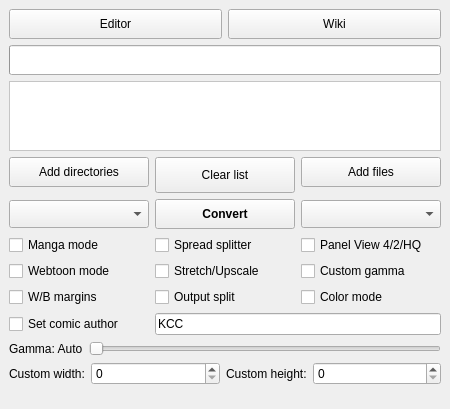
<?xml version="1.0" encoding="UTF-8"?>
<ui version="4.0">
 <class>mainWindow</class>
 <widget class="QMainWindow" name="mainWindow">
  <property name="geometry">
   <rect>
    <x>0</x>
    <y>0</y>
    <width>450</width>
    <height>400</height>
   </rect>
  </property>
  <property name="sizePolicy">
   <sizepolicy hsizetype="Preferred" vsizetype="Fixed">
    <horstretch>0</horstretch>
    <verstretch>0</verstretch>
   </sizepolicy>
  </property>
  <property name="windowTitle">
   <string>Kindle Comic Converter</string>
  </property>
  <property name="windowIcon">
   <iconset resource="KCC.qrc">
    <normaloff>:/Icon/icons/comic2ebook.png</normaloff>:/Icon/icons/comic2ebook.png</iconset>
  </property>
  <widget class="QWidget" name="centralWidget">
   <layout class="QGridLayout" name="gridLayout">
    <property name="bottomMargin">
     <number>5</number>
    </property>
    <item row="0" column="0" colspan="2">
     <widget class="QWidget" name="toolWidget" native="true">
      <layout class="QHBoxLayout" name="horizontalLayout">
       <property name="leftMargin">
        <number>0</number>
       </property>
       <property name="topMargin">
        <number>0</number>
       </property>
       <property name="rightMargin">
        <number>0</number>
       </property>
       <property name="bottomMargin">
        <number>0</number>
       </property>
       <item>
        <widget class="QPushButton" name="editorButton">
         <property name="minimumSize">
          <size>
           <width>0</width>
           <height>30</height>
          </size>
         </property>
         <property name="toolTip">
          <string>&lt;html&gt;&lt;head/&gt;&lt;body&gt;&lt;p style='white-space:pre'&gt;Shift+Click to edit directory.&lt;/p&gt;&lt;/body&gt;&lt;/html&gt;</string>
         </property>
         <property name="text">
          <string>Editor</string>
         </property>
         <property name="icon">
          <iconset resource="KCC.qrc">
           <normaloff>:/Other/icons/editor.png</normaloff>:/Other/icons/editor.png</iconset>
         </property>
        </widget>
       </item>
       <item>
        <widget class="QPushButton" name="wikiButton">
         <property name="minimumSize">
          <size>
           <width>0</width>
           <height>30</height>
          </size>
         </property>
         <property name="text">
          <string>Wiki</string>
         </property>
         <property name="icon">
          <iconset resource="KCC.qrc">
           <normaloff>:/Other/icons/wiki.png</normaloff>:/Other/icons/wiki.png</iconset>
         </property>
        </widget>
       </item>
      </layout>
     </widget>
    </item>
    <item row="6" column="0" colspan="2">
     <widget class="QWidget" name="customWidget" native="true">
      <property name="visible">
       <bool>false</bool>
      </property>
      <layout class="QGridLayout" name="gridLayout_3">
       <property name="leftMargin">
        <number>0</number>
       </property>
       <property name="topMargin">
        <number>0</number>
       </property>
       <property name="rightMargin">
        <number>0</number>
       </property>
       <property name="bottomMargin">
        <number>0</number>
       </property>
       <item row="0" column="2">
        <widget class="QLabel" name="hLabel">
         <property name="sizePolicy">
          <sizepolicy hsizetype="Fixed" vsizetype="Preferred">
           <horstretch>0</horstretch>
           <verstretch>0</verstretch>
          </sizepolicy>
         </property>
         <property name="toolTip">
          <string>&lt;html&gt;&lt;head/&gt;&lt;body&gt;&lt;p style='white-space:pre'&gt;Resolution of the target device.&lt;/p&gt;&lt;/body&gt;&lt;/html&gt;</string>
         </property>
         <property name="text">
          <string>Custom height:</string>
         </property>
        </widget>
       </item>
       <item row="0" column="1">
        <widget class="QSpinBox" name="widthBox">
         <property name="toolTip">
          <string>&lt;html&gt;&lt;head/&gt;&lt;body&gt;&lt;p style='white-space:pre'&gt;Resolution of the target device.&lt;/p&gt;&lt;/body&gt;&lt;/html&gt;</string>
         </property>
         <property name="maximum">
          <number>2160</number>
         </property>
        </widget>
       </item>
       <item row="0" column="0">
        <widget class="QLabel" name="wLabel">
         <property name="sizePolicy">
          <sizepolicy hsizetype="Fixed" vsizetype="Preferred">
           <horstretch>0</horstretch>
           <verstretch>0</verstretch>
          </sizepolicy>
         </property>
         <property name="toolTip">
          <string>&lt;html&gt;&lt;head/&gt;&lt;body&gt;&lt;p style='white-space:pre'&gt;Resolution of the target device.&lt;/p&gt;&lt;/body&gt;&lt;/html&gt;</string>
         </property>
         <property name="text">
          <string>Custom width:</string>
         </property>
        </widget>
       </item>
       <item row="0" column="3">
        <widget class="QSpinBox" name="heightBox">
         <property name="toolTip">
          <string>&lt;html&gt;&lt;head/&gt;&lt;body&gt;&lt;p style='white-space:pre'&gt;Resolution of the target device.&lt;/p&gt;&lt;/body&gt;&lt;/html&gt;</string>
         </property>
         <property name="maximum">
          <number>3840</number>
         </property>
        </widget>
       </item>
      </layout>
     </widget>
    </item>
    <item row="3" column="0" colspan="2">
     <widget class="QWidget" name="buttonWidget" native="true">
      <property name="sizePolicy">
       <sizepolicy hsizetype="Preferred" vsizetype="Fixed">
        <horstretch>0</horstretch>
        <verstretch>0</verstretch>
       </sizepolicy>
      </property>
      <layout class="QGridLayout" name="gridLayout_4">
       <property name="leftMargin">
        <number>0</number>
       </property>
       <property name="topMargin">
        <number>0</number>
       </property>
       <property name="rightMargin">
        <number>0</number>
       </property>
       <property name="bottomMargin">
        <number>0</number>
       </property>
       <item row="0" column="0">
        <widget class="QPushButton" name="directoryButton">
         <property name="minimumSize">
          <size>
           <width>0</width>
           <height>30</height>
          </size>
         </property>
         <property name="toolTip">
          <string>&lt;html&gt;&lt;head/&gt;&lt;body&gt;&lt;p style='white-space:pre'&gt;Add directory containing JPG, PNG or GIF files to queue.&lt;br/&gt;&lt;span style=&quot; font-weight:600;&quot;&gt;CBR, CBZ and CB7 files inside will not be processed!&lt;/span&gt;&lt;/p&gt;&lt;/body&gt;&lt;/html&gt;</string>
         </property>
         <property name="text">
          <string>Add directories</string>
         </property>
         <property name="icon">
          <iconset resource="KCC.qrc">
           <normaloff>:/Other/icons/folder_new.png</normaloff>:/Other/icons/folder_new.png</iconset>
         </property>
        </widget>
       </item>
       <item row="2" column="2">
        <widget class="QPushButton" name="convertButton">
         <property name="minimumSize">
          <size>
           <width>0</width>
           <height>30</height>
          </size>
         </property>
         <property name="font">
          <font>
           <weight>75</weight>
           <bold>true</bold>
          </font>
         </property>
         <property name="toolTip">
          <string>&lt;html&gt;&lt;head/&gt;&lt;body&gt;&lt;p style='white-space:pre'&gt;Shift+Click to select the output directory.&lt;/p&gt;&lt;/body&gt;&lt;/html&gt;</string>
         </property>
         <property name="text">
          <string>Convert</string>
         </property>
         <property name="icon">
          <iconset resource="KCC.qrc">
           <normaloff>:/Other/icons/convert.png</normaloff>:/Other/icons/convert.png</iconset>
         </property>
        </widget>
       </item>
       <item row="2" column="0">
        <widget class="QComboBox" name="deviceBox">
         <property name="minimumSize">
          <size>
           <width>0</width>
           <height>28</height>
          </size>
         </property>
         <property name="toolTip">
          <string>&lt;html&gt;&lt;head/&gt;&lt;body&gt;&lt;p style='white-space:pre'&gt;Target device.&lt;/p&gt;&lt;/body&gt;&lt;/html&gt;</string>
         </property>
         <property name="sizeAdjustPolicy">
          <enum>QComboBox::AdjustToMinimumContentsLength</enum>
         </property>
        </widget>
       </item>
       <item row="2" column="3">
        <widget class="QComboBox" name="formatBox">
         <property name="minimumSize">
          <size>
           <width>0</width>
           <height>28</height>
          </size>
         </property>
         <property name="toolTip">
          <string>&lt;html&gt;&lt;head/&gt;&lt;body&gt;&lt;p style='white-space:pre'&gt;Output format.&lt;/p&gt;&lt;/body&gt;&lt;/html&gt;</string>
         </property>
         <property name="sizeAdjustPolicy">
          <enum>QComboBox::AdjustToMinimumContentsLength</enum>
         </property>
        </widget>
       </item>
       <item row="0" column="3">
        <widget class="QPushButton" name="fileButton">
         <property name="minimumSize">
          <size>
           <width>0</width>
           <height>30</height>
          </size>
         </property>
         <property name="toolTip">
          <string>&lt;html&gt;&lt;head/&gt;&lt;body&gt;&lt;p style='white-space:pre'&gt;Add CBR, CBZ, CB7 or PDF files to queue.&lt;/p&gt;&lt;/body&gt;&lt;/html&gt;</string>
         </property>
         <property name="text">
          <string>Add files</string>
         </property>
         <property name="icon">
          <iconset resource="KCC.qrc">
           <normaloff>:/Other/icons/document_new.png</normaloff>:/Other/icons/document_new.png</iconset>
         </property>
        </widget>
       </item>
       <item row="0" column="2" rowspan="2">
        <widget class="QPushButton" name="clearButton">
         <property name="sizePolicy">
          <sizepolicy hsizetype="Minimum" vsizetype="Minimum">
           <horstretch>0</horstretch>
           <verstretch>0</verstretch>
          </sizepolicy>
         </property>
         <property name="minimumSize">
          <size>
           <width>0</width>
           <height>30</height>
          </size>
         </property>
         <property name="text">
          <string>Clear list</string>
         </property>
         <property name="icon">
          <iconset resource="KCC.qrc">
           <normaloff>:/Other/icons/clear.png</normaloff>:/Other/icons/clear.png</iconset>
         </property>
        </widget>
       </item>
      </layout>
      <zorder>directoryButton</zorder>
      <zorder>clearButton</zorder>
      <zorder>deviceBox</zorder>
      <zorder>convertButton</zorder>
      <zorder>formatBox</zorder>
      <zorder>fileButton</zorder>
     </widget>
    </item>
    <item row="5" column="0" colspan="2">
     <widget class="QWidget" name="gammaWidget" native="true">
      <property name="visible">
       <bool>false</bool>
      </property>
      <layout class="QHBoxLayout" name="horizontalLayout_2">
       <property name="leftMargin">
        <number>0</number>
       </property>
       <property name="topMargin">
        <number>0</number>
       </property>
       <property name="rightMargin">
        <number>0</number>
       </property>
       <property name="bottomMargin">
        <number>0</number>
       </property>
       <item>
        <widget class="QLabel" name="gammaLabel">
         <property name="text">
          <string>Gamma: Auto</string>
         </property>
        </widget>
       </item>
       <item>
        <widget class="QSlider" name="gammaSlider">
         <property name="maximum">
          <number>250</number>
         </property>
         <property name="singleStep">
          <number>5</number>
         </property>
         <property name="orientation">
          <enum>Qt::Horizontal</enum>
         </property>
        </widget>
       </item>
      </layout>
     </widget>
    </item>
    <item row="4" column="0" colspan="2">
     <widget class="QWidget" name="optionWidget" native="true">
      <layout class="QGridLayout" name="gridLayout_2">
       <property name="leftMargin">
        <number>0</number>
       </property>
       <property name="topMargin">
        <number>0</number>
       </property>
       <property name="rightMargin">
        <number>0</number>
       </property>
       <property name="bottomMargin">
        <number>0</number>
       </property>
       <item row="3" column="2">
        <widget class="QCheckBox" name="gammaBox">
         <property name="toolTip">
          <string>&lt;html&gt;&lt;head/&gt;&lt;body&gt;&lt;p style='white-space:pre'&gt;Disable automatic gamma correction.&lt;/p&gt;&lt;/body&gt;&lt;/html&gt;</string>
         </property>
         <property name="text">
          <string>Custom gamma</string>
         </property>
        </widget>
       </item>
       <item row="4" column="1">
        <widget class="QCheckBox" name="outputSplit">
         <property name="toolTip">
          <string>&lt;html&gt;&lt;head/&gt;&lt;body&gt;&lt;p style='white-space:pre'&gt;&lt;span style=&quot; font-weight:600; text-decoration: underline;&quot;&gt;Unchecked - Automatic mode&lt;br/&gt;&lt;/span&gt;The output will be split automatically.&lt;/p&gt;&lt;p style='white-space:pre'&gt;&lt;span style=&quot; font-weight:600; text-decoration: underline;&quot;&gt;Checked - Volume mode&lt;br/&gt;&lt;/span&gt;Every subdirectory will be considered as a separate volume.&lt;/p&gt;&lt;/body&gt;&lt;/html&gt;</string>
         </property>
         <property name="text">
          <string>Output split</string>
         </property>
        </widget>
       </item>
       <item row="4" column="0">
        <widget class="QCheckBox" name="borderBox">
         <property name="toolTip">
          <string>&lt;html&gt;&lt;head/&gt;&lt;body&gt;&lt;p&gt;&lt;span style=&quot; font-weight:600; text-decoration: underline;&quot;&gt;Unchecked - Autodetection&lt;br/&gt;&lt;/span&gt;The color of margins fill will be detected automatically.&lt;/p&gt;&lt;p&gt;&lt;span style=&quot; font-weight:600; text-decoration: underline;&quot;&gt;Indeterminate - White&lt;br/&gt;&lt;/span&gt;Margins will be filled with white color.&lt;/p&gt;&lt;p&gt;&lt;span style=&quot; font-weight:600; text-decoration: underline;&quot;&gt;Checked - Black&lt;br/&gt;&lt;/span&gt;Margins will be filled with black color.&lt;/p&gt;&lt;/body&gt;&lt;/html&gt;</string>
         </property>
         <property name="text">
          <string>W/B margins</string>
         </property>
         <property name="tristate">
          <bool>true</bool>
         </property>
        </widget>
       </item>
       <item row="3" column="1">
        <widget class="QCheckBox" name="upscaleBox">
         <property name="toolTip">
          <string>&lt;html&gt;&lt;head/&gt;&lt;body&gt;&lt;p&gt;&lt;span style=&quot; font-weight:600; text-decoration: underline;&quot;&gt;Unchecked - Nothing&lt;br/&gt;&lt;/span&gt;Images smaller than device resolution will not be resized.&lt;/p&gt;&lt;p&gt;&lt;span style=&quot; font-weight:600; text-decoration: underline;&quot;&gt;Indeterminate - Stretching&lt;br/&gt;&lt;/span&gt;Images smaller than device resolution will be resized. Aspect ratio will be not preserved.&lt;/p&gt;&lt;p&gt;&lt;span style=&quot; font-weight:600; text-decoration: underline;&quot;&gt;Checked - Upscaling&lt;br/&gt;&lt;/span&gt;Images smaller than device resolution will be resized. Aspect ratio will be preserved.&lt;/p&gt;&lt;/body&gt;&lt;/html&gt;</string>
         </property>
         <property name="text">
          <string>Stretch/Upscale</string>
         </property>
         <property name="tristate">
          <bool>true</bool>
         </property>
        </widget>
       </item>
       <item row="3" column="0">
        <widget class="QCheckBox" name="webtoonBox">
         <property name="toolTip">
          <string>&lt;html&gt;&lt;head/&gt;&lt;body&gt;&lt;p style='white-space:pre'&gt;Enable special parsing mode for Korean Webtoons.&lt;/p&gt;&lt;/body&gt;&lt;/html&gt;</string>
         </property>
         <property name="text">
          <string>Webtoon mode</string>
         </property>
        </widget>
       </item>
       <item row="2" column="0">
        <widget class="QCheckBox" name="mangaBox">
         <property name="toolTip">
          <string>&lt;html&gt;&lt;head/&gt;&lt;body&gt;&lt;p style='white-space:pre'&gt;Enable right-to-left reading.&lt;/p&gt;&lt;/body&gt;&lt;/html&gt;</string>
         </property>
         <property name="text">
          <string>Manga mode</string>
         </property>
        </widget>
       </item>
       <item row="2" column="1">
        <widget class="QCheckBox" name="rotateBox">
         <property name="toolTip">
          <string>&lt;html&gt;&lt;head/&gt;&lt;body&gt;&lt;p&gt;&lt;span style=&quot; font-weight:600; text-decoration: underline;&quot;&gt;Unchecked - Split&lt;br/&gt;&lt;/span&gt;Double page spreads will be cut into two separate pages.&lt;/p&gt;&lt;p&gt;&lt;span style=&quot; font-weight:600; text-decoration: underline;&quot;&gt;Indeterminate - Rotate and split&lt;br/&gt;&lt;/span&gt;Double page spreads will be displayed twice. First rotated and then split. &lt;/p&gt;&lt;p&gt;&lt;span style=&quot; font-weight:600; text-decoration: underline;&quot;&gt;Checked - Rotate&lt;br/&gt;&lt;/span&gt;Double page spreads will be rotated.&lt;/p&gt;&lt;/body&gt;&lt;/html&gt;</string>
         </property>
         <property name="text">
          <string>Spread splitter</string>
         </property>
         <property name="tristate">
          <bool>true</bool>
         </property>
        </widget>
       </item>
       <item row="2" column="2">
        <widget class="QCheckBox" name="qualityBox">
         <property name="toolTip">
          <string>&lt;html&gt;&lt;head/&gt;&lt;body&gt;&lt;p style='white-space:pre'&gt;&lt;span style=&quot; font-weight:600; text-decoration: underline;&quot;&gt;Unchecked - 4 panels&lt;br/&gt;&lt;/span&gt;Zoom each corner separately.&lt;/p&gt;&lt;p style='white-space:pre'&gt;&lt;span style=&quot; font-weight:600; text-decoration: underline;&quot;&gt;Indeterminate - 2 panels&lt;br/&gt;&lt;/span&gt;Zoom only the top and bottom of the page.&lt;/p&gt;&lt;p&gt;&lt;span style=&quot; font-weight:600; text-decoration: underline;&quot;&gt;Checked - 4 high-quality panels&lt;br/&gt;&lt;/span&gt;Zoom each corner separately. Try to increase the quality of magnification. Check wiki for more details.&lt;/p&gt;&lt;/body&gt;&lt;/html&gt;</string>
         </property>
         <property name="text">
          <string>Panel View 4/2/HQ</string>
         </property>
         <property name="tristate">
          <bool>true</bool>
         </property>
        </widget>
       </item>
       <item row="4" column="2">
        <widget class="QCheckBox" name="colorBox">
         <property name="toolTip">
          <string>&lt;html&gt;&lt;head/&gt;&lt;body&gt;&lt;p style='white-space:pre'&gt;Disable conversion to grayscale.&lt;/p&gt;&lt;/body&gt;&lt;/html&gt;</string>
         </property>
         <property name="text">
          <string>Color mode</string>
         </property>
        </widget>
       </item>
       <item row="5" column="0">
        <widget class="QCheckBox" name="authorBox">
         <property name="sizePolicy">
          <sizepolicy hsizetype="Minimum" vsizetype="Fixed">
           <horstretch>0</horstretch>
           <verstretch>0</verstretch>
          </sizepolicy>
         </property>
         <property name="toolTip">
          <string>&lt;html&gt;&lt;head/&gt;&lt;body&gt;&lt;p style='white-space:pre'&gt;Check to set comic author. Default is KCC.&lt;/p&gt;&lt;/body&gt;&lt;/html&gt;</string>
         </property>
         <property name="text">
          <string>Set comic author</string>
         </property>
        </widget>
       </item>
       <item row="5" column="1" colspan="2">
        <widget class="QLineEdit" name="authorEdit">
         <property name="sizePolicy">
          <sizepolicy hsizetype="Minimum" vsizetype="Fixed">
           <horstretch>0</horstretch>
           <verstretch>0</verstretch>
          </sizepolicy>
         </property>
         <property name="inputMask">
          <string/>
         </property>
         <property name="text">
          <string>KCC</string>
         </property>
        </widget>
       </item>
      </layout>
     </widget>
    </item>
    <item row="2" column="0" colspan="2">
     <widget class="QListWidget" name="jobList">
      <property name="styleSheet">
       <string notr="true">QListWidget#jobList {background:#ffffff;background-image:url(:/Other/icons/list_background.png);background-position:center center;background-repeat:no-repeat;color:rgb(0,0,0);}</string>
      </property>
      <property name="selectionMode">
       <enum>QAbstractItemView::NoSelection</enum>
      </property>
      <property name="verticalScrollMode">
       <enum>QAbstractItemView::ScrollPerPixel</enum>
      </property>
      <property name="horizontalScrollMode">
       <enum>QAbstractItemView::ScrollPerPixel</enum>
      </property>
     </widget>
    </item>
    <item row="1" column="0" colspan="2">
     <widget class="QProgressBar" name="progressBar">
      <property name="minimumSize">
       <size>
        <width>0</width>
        <height>30</height>
       </size>
      </property>
      <property name="font">
       <font>
        <weight>75</weight>
        <bold>true</bold>
       </font>
      </property>
      <property name="visible">
       <bool>false</bool>
      </property>
      <property name="alignment">
       <set>Qt::AlignJustify|Qt::AlignVCenter</set>
      </property>
     </widget>
    </item>
   </layout>
  </widget>
  <widget class="QStatusBar" name="statusBar">
   <property name="sizeGripEnabled">
    <bool>false</bool>
   </property>
  </widget>
 </widget>
 <tabstops>
  <tabstop>convertButton</tabstop>
  <tabstop>clearButton</tabstop>
  <tabstop>directoryButton</tabstop>
  <tabstop>deviceBox</tabstop>
  <tabstop>formatBox</tabstop>
  <tabstop>mangaBox</tabstop>
  <tabstop>rotateBox</tabstop>
  <tabstop>qualityBox</tabstop>
  <tabstop>webtoonBox</tabstop>
  <tabstop>upscaleBox</tabstop>
  <tabstop>gammaBox</tabstop>
  <tabstop>borderBox</tabstop>
  <tabstop>outputSplit</tabstop>
  <tabstop>colorBox</tabstop>
  <tabstop>editorButton</tabstop>
  <tabstop>wikiButton</tabstop>
  <tabstop>jobList</tabstop>
  <tabstop>gammaSlider</tabstop>
  <tabstop>widthBox</tabstop>
  <tabstop>heightBox</tabstop>
 </tabstops>
 <resources>
  <include location="KCC.qrc"/>
 </resources>
 <connections/>
</ui>
